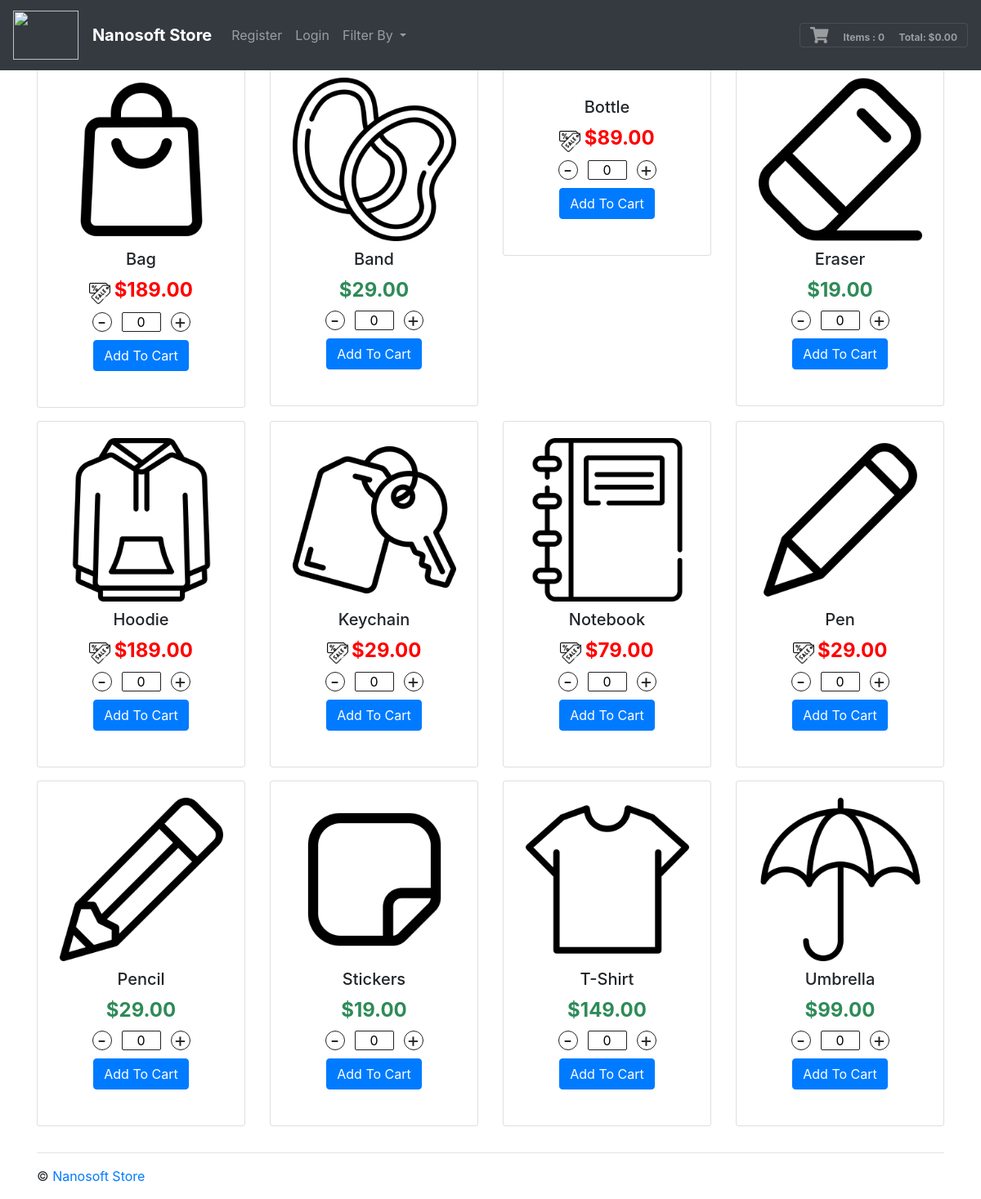
The page / on the database its author committed.
### tables this page shows
CREATE TABLE "shirts" ('id' integer PRIMARY KEY AUTOINCREMENT NOT NULL, 'team' text, 'image' text, 'price' real,'onSale' integer, 'onSalePrice' real);

### application.py (the view, shortened to what this page needs)
@app.route("/")
def index():
    shirts = db.execute("SELECT * FROM shirts ORDER BY team ASC")
    shirtsLen = len(shirts)
    shoppingCart = []
    shopLen = len(shoppingCart)
    totItems, total, display = 0, 0, 0
    return render_template ( "index.html", shirts=shirts, shoppingCart=shoppingCart, shirtsLen=shirtsLen, shopLen=shopLen, total=total, totItems=totItems, display=display)

### templates/index.html (shortened to what this page needs)
{% extends "base.html" %}
{% block body %}
      <div class="row" id="shirtCard">
      {% for i in range(shirtsLen) %}
          <div class="col-sm">
              <div class="card text-center">
                  <div class="card-body">
                    <form action="/buy/" methods="POST">
                      <img src="/static/img/{{shirts[i]["image"]}}" class="shirt" alt="" />
                      <h5 class="card-title">{{shirts[i]["team"]}}</h5>
                      {% if shirts[i]["onSale"] %}
                        <img src="/static/img/sale-icon.png" width="26px" />
                        <h4 class="card-text price" style="color:red; display:inline">{{ '{:,.2f}'.format(shirts[i]["onSalePrice"]) }}</h4>
                      {% else %}
                        <h4 class="card-text price">{{ '{:,.2f}'.format(shirts[i]["price"]) }}</h4>
                      {% endif %}
                      <div class="stepper-input">
                          <span class="decrement target">-</span>
                          <input class="quantity" name="quantity" value='0' />
                          <span class="increment target">+</span>
                      </div>
                      <input type="submit" class="btn btn-primary addToCart" value="Add To Cart" /><br /><br />
                    </form>
                  </div>
              </div>
          </div>
      {% endfor %}
      </div>
    </div>
  </main>
{% endblock %}

### templates/base.html (shortened to what this page needs)
<!DOCTYPE html>
<html lang="en">
    <head>
        <link rel="stylesheet" href="https://maxcdn.bootstrapcdn.com/bootstrap/4.0.0/css/bootstrap.min.css"
>
        <link href="{{ url_for('static',filename='css/custom.css') }}" rel="stylesheet" type="text/css" />
    </head>
    <body>
  <header>
    <nav class="navbar fixed-top navbar-dark bg-dark navbar-expand-sm box-shadow">
      <a href="/" class="navbar-brand d-flex align-items-center">
        <img src = "https://res.cloudinary.com/rishblol/image/upload/v1650292555/logo_o9zpnm.png" width = "80" height = "60">&nbsp &nbsp
        <strong>Nanosoft Store</strong>
      </a>
      {% if session %}
      <ul class="navbar-nav mr-auto">
        <li class="nav-item"><a href="/logout/" class="nav-link">Logout</a></li>
        <li class="nav-item"><a href="/history/" class="nav-link">Orders</a></li>
      {% else %}
      <ul class="navbar-nav mr-auto">
        <li class="nav-item"><a href="/new/" class="nav-link">Register</a></li>
        <li class="nav-item"><a href="/login/" class="nav-link">Login</a></li>
      {% endif %}
        <li class="nav-item dropdown">
          <a class="nav-link dropdown-toggle" href="#" id="navbardrop" data-toggle="dropdown">
            Filter By
          </a>
        </li>
      </ul>
      <div>
        <button class="navbar-toggler" style="display:inline" type="button" data-toggle="modal" data-target="#modalCenter">
          <span class="glyphicon glyphicon-shopping-cart" data-toggle="modal" data-target="">
            <i class="fas fa-shopping-cart"></i>
            <span class="counter">Items : {{ totItems }}</span>
            <span class="counter">Total: ${{ '{:,.2f}'.format(total) }}</span>
          </span>
        </button>
      </div>
    </nav>
  </header><br />
  <main>
    <div class="container">
    {% block body %}{% endblock %}
    <footer>
        <div class="container">
            <div class="row">
                <div class="col-md">
                    <hr />
                    <p>&#169; <a href="/">Nanosoft Store</a></p>
                </div>
            </div>
        </div>
    </footer>
    </body>
</html>

### static/css/custom.css (style rules this page uses)
.card { margin-bottom: 1em; }
.price { color: seagreen; font-weight: bold; }
.price:before { content: '$'; }
.shirt { margin-bottom: 10px; width: 200px; }
.stepper-input { display: flex; display: -webkit-flex; color: #222; max-width: 120px; margin: 10px auto; text-align: center; }
header { margin-bottom: 50px; }
.counter { font-size: 0.6em; margin-left: 1em; font-weight: bold; }
.increment, .decrement { height: 24px; width: 24px; border: 1px solid #222; text-align: center; box-sizing: border-box; border-radius: 50%; text-decoration: none; color: #222; font-size: 24px; line-height: 22px; display: inline-block; cursor: pointer; }
.quantity { height: 24px; width: 48px; text-align: center; margin: 0 12px; border-radius: 2px; border: 1px solid #222; }

### rows shown on the page
shirts: image (picture), team "Bag", onSale 1 (drawn), onSalePrice "189.00"
shirts: image (picture), team "Band", price "29.00"
shirts: team "Bottle", onSale 1 (drawn), onSalePrice "89.00"
shirts: image (picture), team "Eraser", price "19.00"
shirts: image (picture), team "Hoodie", onSale 1 (drawn), onSalePrice "189.00"
shirts: image (picture), team "Keychain", onSale 1 (drawn), onSalePrice "29.00"
shirts: image (picture), team "Notebook", onSale 1 (drawn), onSalePrice "79.00"
shirts: image (picture), team "Pen", onSale 1 (drawn), onSalePrice "29.00"
shirts: image (picture), team "Pencil", price "29.00"
shirts: image (picture), team "Stickers", price "19.00"
shirts: image (picture), team "T-Shirt", price "149.00"
shirts: image (picture), team "Umbrella", price "99.00"

### other values the page prints
{{ totItems }} "0"
{{ '{:,.2f}'.format(total) }} "0.00"
